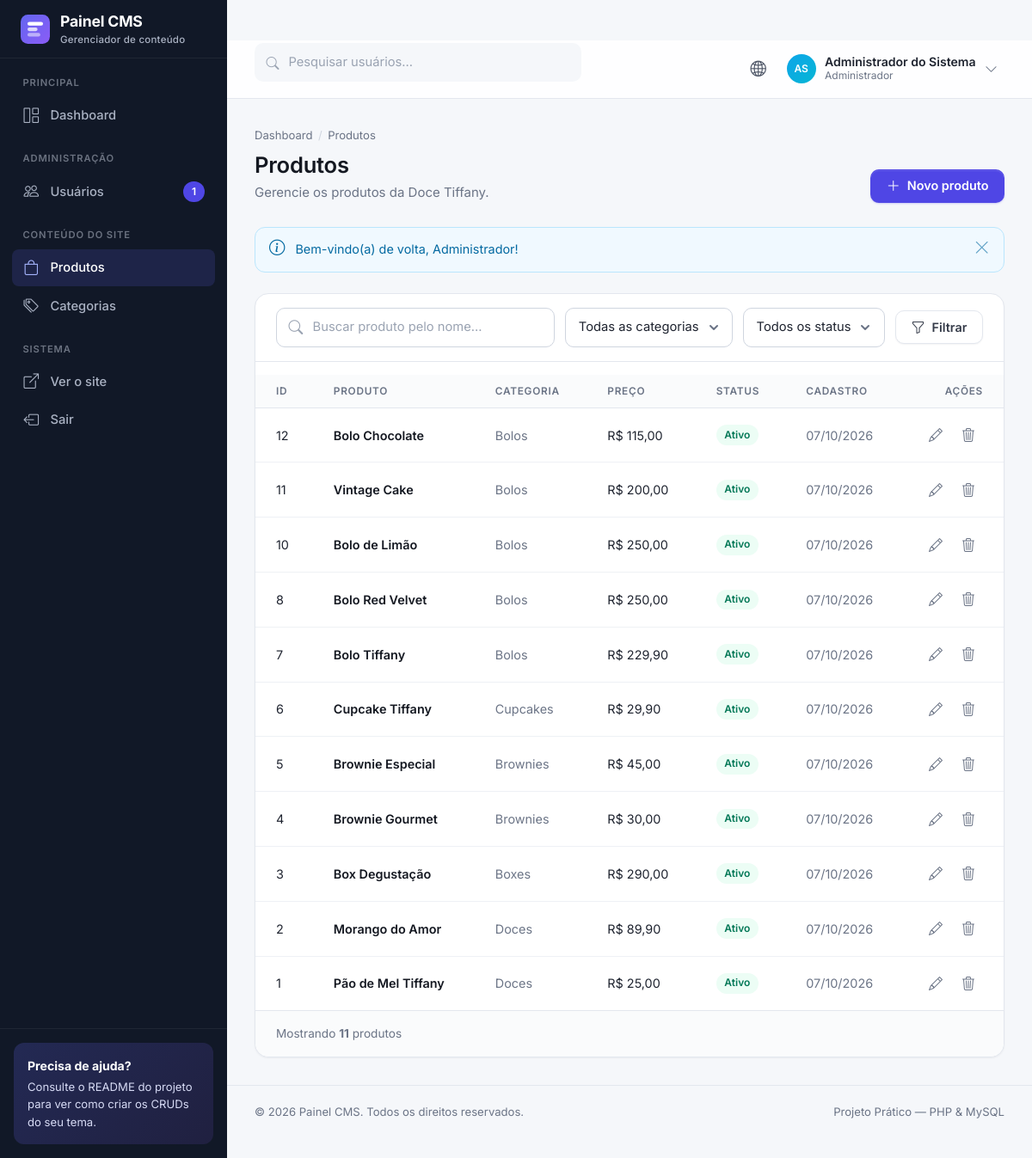
The page /pages/produtos.php (signed in) on the database its author committed.
### tables this page shows
CREATE TABLE `usuarios` (
  `id` int(10) unsigned NOT NULL AUTO_INCREMENT,
  `nome` varchar(100) NOT NULL,
  `email` varchar(150) NOT NULL,
  `usuario` varchar(30) NOT NULL,
  `senha` varchar(255) NOT NULL,
  `telefone` varchar(20) DEFAULT NULL,
  `foto` varchar(255) DEFAULT NULL,
  `biografia` mediumtext DEFAULT NULL,
  `perfil` enum('admin','editor') NOT NULL DEFAULT 'editor',
  `status` tinyint(1) NOT NULL DEFAULT 1,
  `criado_em` datetime NOT NULL DEFAULT current_timestamp(),
  `atualizado_em` datetime DEFAULT NULL ON UPDATE current_timestamp(),
  `ultimo_acesso` datetime DEFAULT NULL,
  PRIMARY KEY (`id`),
  UNIQUE KEY `uk_usuarios_email` (`email`),
  UNIQUE KEY `uk_usuarios_usuario` (`usuario`),
  KEY `idx_usuarios_perfil_status` (`perfil`,`status`)
);

CREATE TABLE `produtos` (
  `id` int(10) unsigned NOT NULL AUTO_INCREMENT,
  `nome` varchar(150) NOT NULL,
  `descricao` text DEFAULT NULL,
  `preco` decimal(10,2) NOT NULL,
  `imagem` varchar(255) DEFAULT NULL,
  `categoria_id` int(10) unsigned NOT NULL,
  `status` tinyint(1) NOT NULL DEFAULT 1,
  `criado_em` datetime NOT NULL DEFAULT current_timestamp(),
  `atualizado_em` datetime DEFAULT NULL ON UPDATE current_timestamp(),
  PRIMARY KEY (`id`),
  KEY `fk_produtos_categoria` (`categoria_id`),
  CONSTRAINT `fk_produtos_categoria` FOREIGN KEY (`categoria_id`) REFERENCES `categorias` (`id`) ON UPDATE CASCADE
);

CREATE TABLE `categorias` (
  `id` int(10) unsigned NOT NULL AUTO_INCREMENT,
  `nome` varchar(100) NOT NULL,
  `descricao` varchar(255) DEFAULT NULL,
  `status` tinyint(1) NOT NULL DEFAULT 1,
  `criado_em` datetime NOT NULL DEFAULT current_timestamp(),
  PRIMARY KEY (`id`),
  UNIQUE KEY `uk_categorias_nome` (`nome`)
);

### includes/auth.php (called while the page is built, shortened)
<?php
require_once __DIR__ . '/sessao.php';
$sql = $pdo->prepare('SELECT id, nome, email, usuario, foto, perfil, status FROM usuarios WHERE id = ?');
$sql->execute([$_SESSION['usuario_id']]);
$usuarioLogado = $sql->fetch();
function ehAdmin(): bool
{
    return ($_SESSION['usuario_perfil'] ?? '') === 'admin';
}

### pages/produtos.php (the view, shortened to what this page needs)
<?php
require_once '../includes/auth.php';
require_once '../config/conexao.php';
$busca = trim(get('busca'));
$categoriaId = get('categoria');
$status = get('status');
$condicoes = [];
$parametros = [];
$where = $condicoes
    ? 'WHERE ' . implode(' AND ', $condicoes)
    : '';
$sql = $pdo->prepare(
    "SELECT
        p.id,
        p.nome,
        p.preco,
        p.imagem,
        p.status,
        p.criado_em,
        c.nome AS categoria
     FROM produtos p
     INNER JOIN categorias c ON c.id = p.categoria_id
     $where
     ORDER BY p.id DESC"
);
$sql->execute($parametros);
$produtos = $sql->fetchAll();
$temFiltro = $busca !== ''
    || $categoriaId !== ''
    || $status !== '';
require_once '../includes/header.php';
?>
<main class="content">
    <div class="page-header">
        <div>
            <ol class="breadcrumb">
                <li>
                    <a href="dashboard.php">Dashboard</a>
                </li>
                <li>Produtos</li>
            </ol>
            <h1>Produtos</h1>
            <p>Gerencie os produtos da Doce Tiffany.</p>
        </div>
        <div class="page-header__actions">
            <a href="produtos-cadastrar.php" class="btn btn-primary">
                <i class="bi bi-plus-lg"></i>
                Novo produto
            </a>
        </div>
    </div>
    <?php exibirMensagem(); ?>
    <section class="card">
        <form
            class="filters"
            id="formFiltrosProdutos"
            action="produtos.php"
            method="get"
        >
            <div class="input-icon">
                <input
                    type="search"
                    class="form-control"
                    id="busca"
                    name="busca"
                    placeholder="Buscar produto pelo nome..."
                    aria-label="Buscar produto pelo nome"
                    value="<?= e($busca) ?>"
                >
            </div>
            <select
                class="form-select"
                id="filtroCategoria"
                name="categoria"
                aria-label="Filtrar por categoria"
            >
                <option value="">Todas as categorias</option>
            </select>
            <select
                class="form-select"
                id="filtroStatus"
                name="status"
                aria-label="Filtrar por status"
            >
                <option value="">Todos os status</option>
            </select>
            <button type="submit" class="btn btn-light">
                <i class="bi bi-funnel"></i>
                Filtrar
            </button>
        </form>
        <div class="table-responsive">
            <table class="table table--stack">
                <thead>
                    <tr>
                        <th>ID</th>
                        <th>Produto</th>
                        <th>Categoria</th>
                        <th>Preço</th>
                        <th>Status</th>
                        <th>Cadastro</th>
                        <th class="col-actions">Ações</th>
                    </tr>
                </thead>
                <tbody>
                    <?php if (!$produtos): ?>
                        <tr>
                            <td colspan="7" class="table-empty">
                                <i class="bi bi-search"></i>
                                <?= $temFiltro
                                    ? 'Nenhum produto encontrado com os filtros informados.'
                                    : 'Nenhum produto cadastrado.' ?>
                            </td>
                        </tr>
                    <?php else: ?>
                        <?php foreach ($produtos as $produto): ?>
                            <tr>
                                <td data-label="ID">
                                    <?= (int) $produto['id'] ?>
                                </td>
                                <td data-label="Produto">
                                    <span class="user-cell__name">
                                        <?= e($produto['nome']) ?>
                                    </span>
                                </td>
                                <td
                                    data-label="Categoria"
                                    class="text-muted"
                                >
                                    <?= e($produto['categoria']) ?>
                                </td>
                                <td data-label="Preço">
                                    R$ <?= number_format(
                                        (float) $produto['preco'],
                                        2,
                                        ',',
                                        '.'
                                    ) ?>
                                </td>
                                <td data-label="Status">
                                    <?php if ($produto['status']): ?>
                                        <span class="badge badge-success">
                                            Ativo
                                        </span>
                                    <?php else: ?>
                                        <span class="badge badge-gray">
                                            Inativo
                                        </span>
                                    <?php endif; ?>
                                </td>
                                <td
                                    data-label="Cadastro"
                                    class="text-muted"
                                >
                                    <?= formatarData($produto['criado_em']) ?>
                                </td>
                                <td class="col-actions">
                                    <a
                                        href="produtos-editar.php?id=<?= (int) $produto['id'] ?>"
                                        class="action-btn"
                                        title="Editar"
                                        aria-label="Editar <?= e($produto['nome']) ?>"
                                    >
                                        <i class="bi bi-pencil"></i>
                                    </a>
                                    <a
                                        href="produtos-excluir.php?id=<?= (int) $produto['id'] ?>"
                                        class="action-btn action-btn--danger"
                                        title="Excluir"
                                        aria-label="Excluir <?= e($produto['nome']) ?>"
                                    >
                                        <i class="bi bi-trash3"></i>
                                    </a>
                                </td>
                            </tr>
                        <?php endforeach; ?>
                    <?php endif; ?>
                </tbody>
            </table>
        </div>
        <div class="card__footer">
            <span class="pagination-info">
                Mostrando
                <strong><?= count($produtos) ?></strong>
                <?= count($produtos) === 1 ? 'produto' : 'produtos' ?>
            </span>
        </div>
    </section>
</main>
<?php require_once '../includes/footer.php'; ?>

### includes/header.php (shortened to what this page needs)
<!DOCTYPE html>
<html lang="pt-BR">
<head>
  <link rel="stylesheet" href="../css/vendor/bootstrap-icons/bootstrap-icons.min.css">
  <link rel="stylesheet" href="../css/style.css">
</head>
<body>
  <div class="app">
    <?php require __DIR__ . '/sidebar.php'; ?>
    <div class="main">
      <header class="topbar">
        <?php if (ehAdmin()): ?>
        <form class="topbar__search" action="usuarios.php" method="get" role="search">
          <i class="bi bi-search"></i>
          <input type="search" class="form-control" name="busca" placeholder="Pesquisar usuários..." aria-label="Pesquisar usuários">
        </form>
        <?php endif; ?>
        <div class="topbar__actions">
          <a href="#" class="icon-btn" title="Ver o site" target="_blank" rel="noopener"><i class="bi bi-globe2"></i></a>
          <div class="dropdown">
            <button type="button" class="user-menu" data-dropdown-toggle aria-haspopup="true" aria-expanded="false">
              <?= avatar($usuarioLogado, 'avatar-sm') ?>
              <span class="user-menu__info">
                <span class="user-menu__name"><?= e($usuarioLogado['nome']) ?></span>
                <span class="user-menu__role"><?= nomePerfil($usuarioLogado['perfil']) ?></span>
              </span>
              <i class="bi bi-chevron-down text-muted"></i>
            </button>
          </div>
        </div>
      </header>

### includes/funcoes.php (shortened to what this page needs)
<?php
function e($texto): string
{
    return htmlspecialchars((string) $texto, ENT_QUOTES, 'UTF-8');
}
function get(string $campo): string
{
    $valor = $_GET[$campo] ?? '';
    return is_string($valor) ? trim($valor) : '';
}
function exibirMensagem(): void
{
    $mensagem = $_SESSION['mensagem'];
    $icones = [
        'success' => 'bi-check-circle',
        'danger'  => 'bi-exclamation-octagon',
        'warning' => 'bi-exclamation-triangle',
        'info'    => 'bi-info-circle',
    ];
    $tipo = isset($icones[$mensagem['tipo']]) ? $mensagem['tipo'] : 'info';
    echo '<div class="alert alert-' . $tipo . '" role="alert">'
       . '<i class="bi ' . $icones[$tipo] . '"></i>'
       . '<div>' . e($mensagem['texto']) . '</div>'
       . '<button type="button" class="alert__close" aria-label="Fechar"><i class="bi bi-x-lg"></i></button>'
       . '</div>';
}
function formatarData(?string $data, bool $comHora = false): string
{
    return date($comHora ? 'd/m/Y \à\s H:i' : 'd/m/Y', strtotime($data));
}
function nomePerfil(string $perfil): string
{
    return $perfil === 'admin' ? 'Administrador' : 'Editor';
}
function iniciais(string $nome): string
{
    $partes = preg_split('/\s+/', trim($nome));
    $primeira = mb_substr($partes[0], 0, 1);
    $ultima   = count($partes) > 1 ? mb_substr(end($partes), 0, 1) : '';
    return mb_strtoupper($primeira . $ultima);
}
function avatar(array $usuario, string $classeExtra = ''): string
{
    $classe = trim('avatar ' . $classeExtra);
    $cor = 'avatar--c' . (($usuario['id'] % 5) + 1);
    return '<span class="' . $classe . ' ' . $cor . '">' . e(iniciais($usuario['nome'])) . '</span>';
}

### rows shown on the page
usuarios: nome "AS", nome "Administrador do Sistema", perfil "Administrador"
produtos: id "12", nome "Bolo Chocolate", categoria.nome "Bolos", preco "115,00", status "Ativo", criado_em "07/10/2026"
produtos: id "11", nome "Vintage Cake", categoria.nome "Bolos", preco "200,00", status "Ativo", criado_em "07/10/2026"
produtos: id "10", nome "Bolo de Limão", categoria.nome "Bolos", preco "250,00", status "Ativo", criado_em "07/10/2026"
produtos: id "8", nome "Bolo Red Velvet", categoria.nome "Bolos", preco "250,00", status "Ativo", criado_em "07/10/2026"
produtos: id "7", nome "Bolo Tiffany", categoria.nome "Bolos", preco "229,90", status "Ativo", criado_em "07/10/2026"
produtos: id "6", nome "Cupcake Tiffany", categoria.nome "Cupcakes", preco "29,90", status "Ativo", criado_em "07/10/2026"
produtos: id "5", nome "Brownie Especial", categoria.nome "Brownies", preco "45,00", status "Ativo", criado_em "07/10/2026"
produtos: id "4", nome "Brownie Gourmet", categoria.nome "Brownies", preco "30,00", status "Ativo", criado_em "07/10/2026"
produtos: id "3", nome "Box Degustação", categoria.nome "Boxes", preco "290,00", status "Ativo", criado_em "07/10/2026"
produtos: id "2", nome "Morango do Amor", categoria.nome "Doces", preco "89,90", status "Ativo", criado_em "07/10/2026"
produtos: id "1", nome "Pão de Mel Tiffany", categoria.nome "Doces", preco "25,00", status "Ativo", criado_em "07/10/2026"

### other values the page prints
$totalUsuariosMenu "1"
$mensagem['texto'] "Bem-vindo(a) de volta, Administrador!"
count($produtos) "11"
